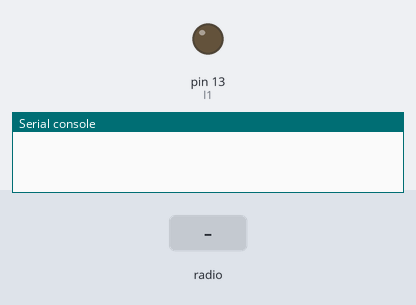
The program below on a simulated MicroPython board. Shown: output pins drawn as LEDs (lit = HIGH), the last lines printed to the serial console. Inputs (shaded band) come from the test bench.

Above: at 1.2 s.
1.3 s: radio message "led0n" arrives
At 1.6 s:
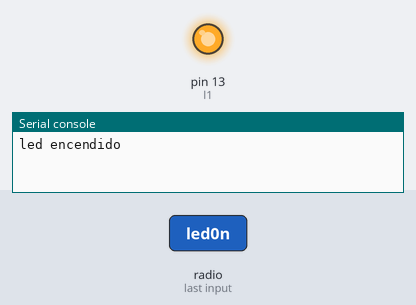
2.8 s: radio message "led0off" arrives
At 3.9 s:
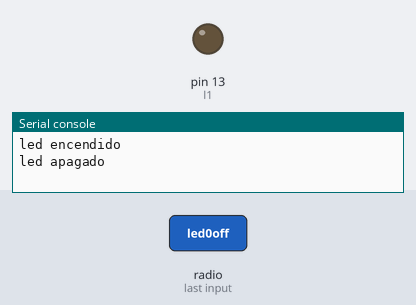
Timing chart, 0 to 5.8 s (numbered marks = the images above; inputs shaded):
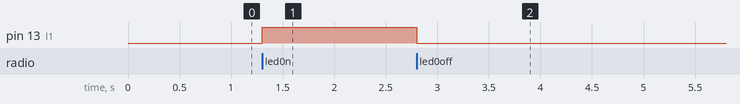

The program:

Receptorled.py
```python
import network
import espnow
import machine

S = network.WLAN(network.STA_IF)
S.active(True)
S.disconnect()

E = espnow.ESPNow()
E.active(True)

l1 = machine.Pin(13, machine.Pin.OUT)

while True:
    host, msg = E.recv()
    if msg:
        if msg == b'led0n':
            print("led encendido")
            l1.on()
        elif msg == b'led0off':
            print("led apagado")
            l1.off()
        else:
            print(f"Mensaje desconocido {msg}")
```

Measured:
- after the input at 1.3 s, pin 13 (l1): LOW → HIGH at once
- after the input at 2.8 s, pin 13 (l1): HIGH → LOW at once
